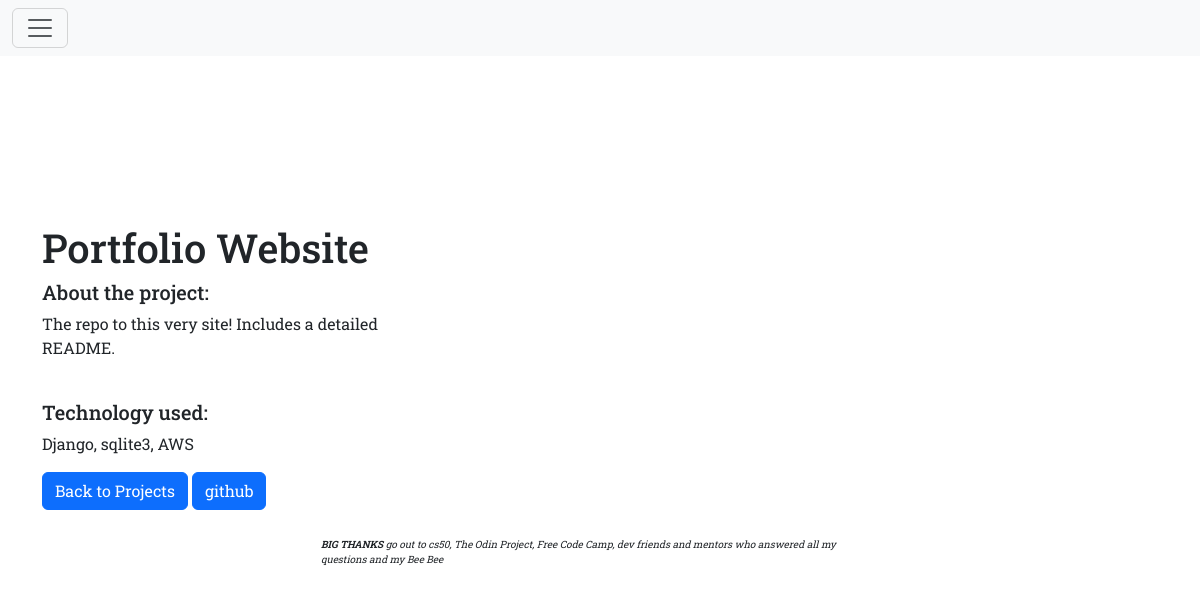
The app's page /projects/1/, older data.
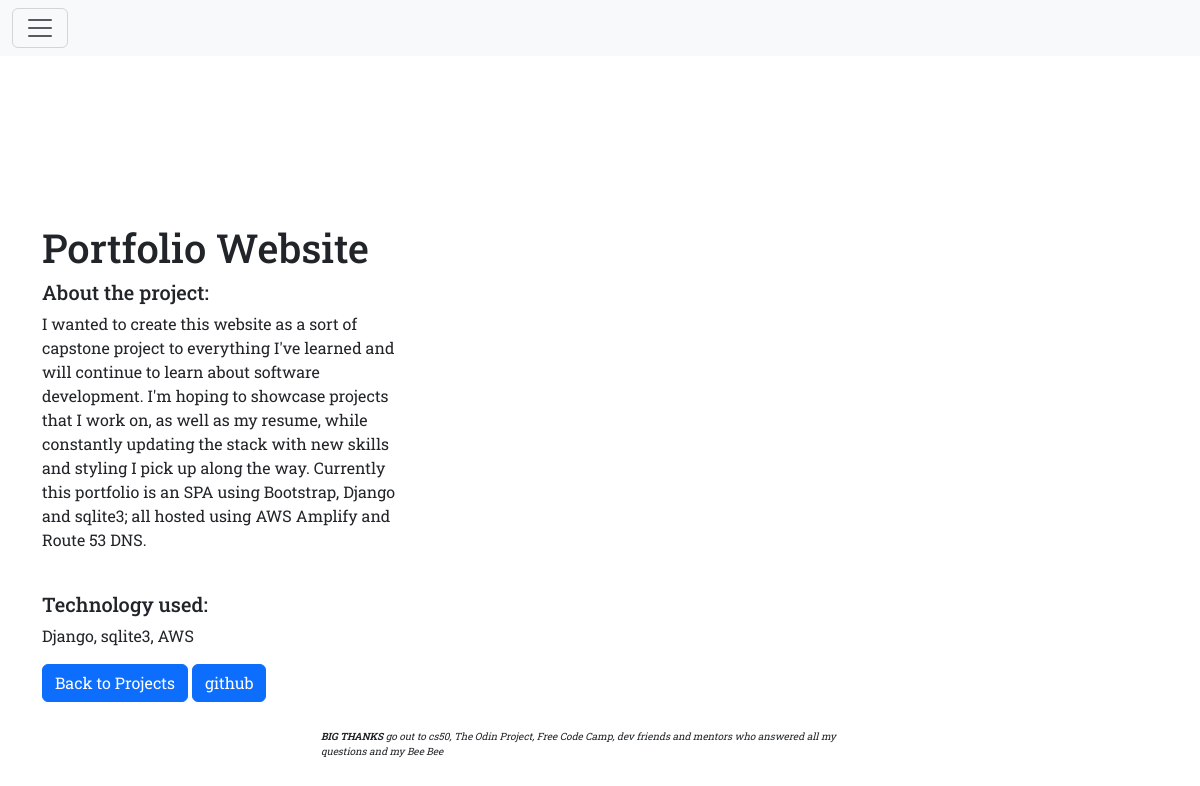
The same page, newer data.
### projects/models.py (models this page shows, shortened)
class Project(models.Model):
    title = models.CharField(max_length=100)
    description = models.TextField()
    technology = models.CharField(max_length=20)

### projects/views.py (the view)
# urls.py: path("<int:pk>/", views.project_detail, name="project_detail"),
def project_detail(request, pk):
    project = Project.objects.get(pk=pk)
    context = {
        "project": project
    }
    return render(request, "projects/project_detail.html", context)

### projects/templates/projects/project_detail.html
{% extends "base.html" %}
{% block page_content %}
<div class="body-margin">
    <h1>{{ project.title }}</h1>
    <div class="row">
        <div class="col-md-4">
            <h5>About the project:</h5>
            <p>{{ project.description }}</p>
            <br>
            <h5>Technology used:</h5>
            <p>{{ project.technology }}</p>
            <div>
                <a href="{% url 'project_index' %}" class="btn btn-primary">
                    Back to Projects
                </a>
                <a href="https://github.com/TeaZea" target="_blank" class="btn btn-primary">
                    github
                </a>
            </div>
        </div>
    </div>
</div>
{% endblock page_content %}

Row changes from the older to the newer data that the page shows:
changed Project "Portfolio Website": description "The repo to this very site! Includes a detailed README." → "I wanted to create this website as a sort of capstone project to everything I've learned and will continue to learn about software development. I'm hoping to showcase projects that I work on, as well as my resume, while constantly updating the stack with new skills and styling I pick up along the way. Currently this portfolio is an SPA using Bootstrap, Django and sqlite3; all hosted using AWS Amplify and Route 53 DNS."
